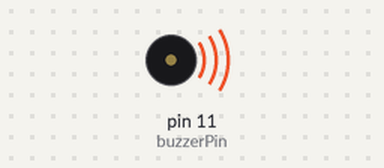
Bench run of a sketch on a simulated Arduino Uno, built with avr-gcc and run on an emulated ATmega328P. Parts: buzzer (waves = sounding).

Above: at 0.1 s.
At 1.6 s:
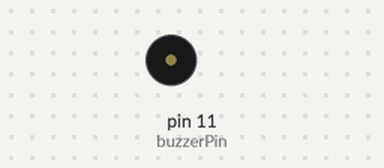
Timing chart, 0 to 3.1 s (numbered marks = the images above):
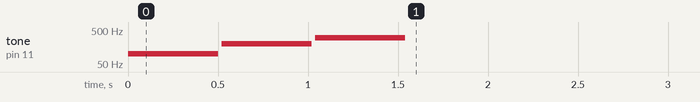

The sketch:

17-Buzzer1.ino
```cpp
int buzzerPin = 11;


void setup()
{

    tone(buzzerPin,100);
    delay(500);
    noTone(buzzerPin);
    delay(20);
  tone(buzzerPin,200);
    delay(500);
    noTone(buzzerPin);
    delay(20);

  tone(buzzerPin,300);
    delay(500);
    noTone(buzzerPin);
    delay(20);

}

void loop()
{
}
```
